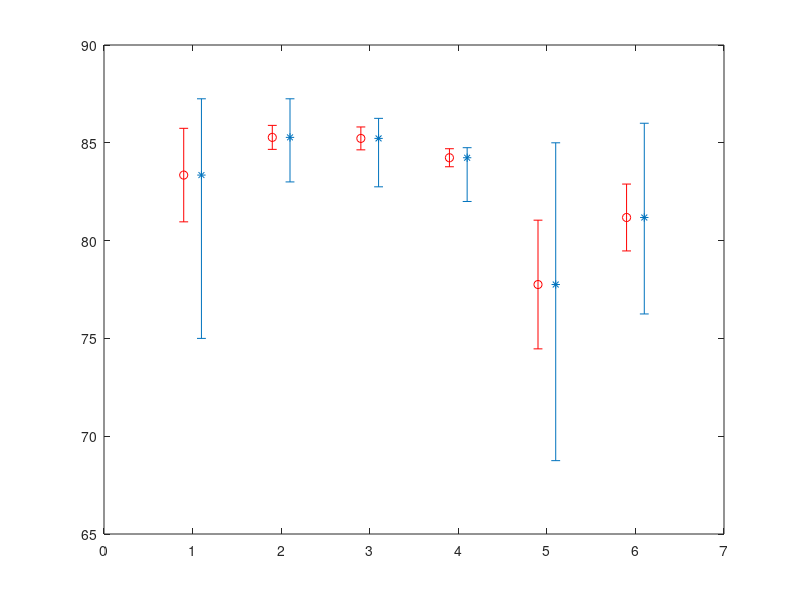

MATLAB code to generate this figure: (Note: this script raises an error after producing the figure.)
close all
load result_DSC_data_2.mat
max_trial = size(AC,1)/4;
row_SR = 3; row_KI = 4; row_KL = 5; row_KM = 8;
row_SR1 = 11; row_KM1 = 12; 
for ds = 1:4
    currAC = AC(1+(ds-1)*max_trial:max_trial*ds,:);
    meanAC = mean(currAC);
    stdAC = std(currAC);
    maxAC = max(currAC);
    minAC = min(currAC);
    figure
    errorbar(0.9:1:5.9,meanAC([row_SR1,row_SR,row_KI,row_KL,row_KM1,row_KM]),...
        stdAC([row_SR1,row_SR,row_KI,row_KL,row_KM1,row_KM]),'or')
    hold on
    errorbar(1.1:1:6.1,meanAC([row_SR1,row_SR,row_KI,row_KL,row_KM1,row_KM]),...
        meanAC([row_SR1,row_SR,row_KI,row_KL,row_KM1,row_KM])-minAC([row_SR1,row_SR,row_KI,row_KL,row_KM1,row_KM]),...
        maxAC([row_SR1,row_SR,row_KI,row_KL,row_KM1,row_KM])-meanAC([row_SR1,row_SR,row_KI,row_KL,row_KM1,row_KM]),...
        '*','capsize',15)
    xlabel('Algorithms: (1-2):SR 1 and 10, (3):KindAP, (4):KindAP+L, (5-6):K-means 1 and 10')
    ylabel('Accuracy')
    legend('std','max-min','location','best')
    set(gca,'fontsize',15)
end